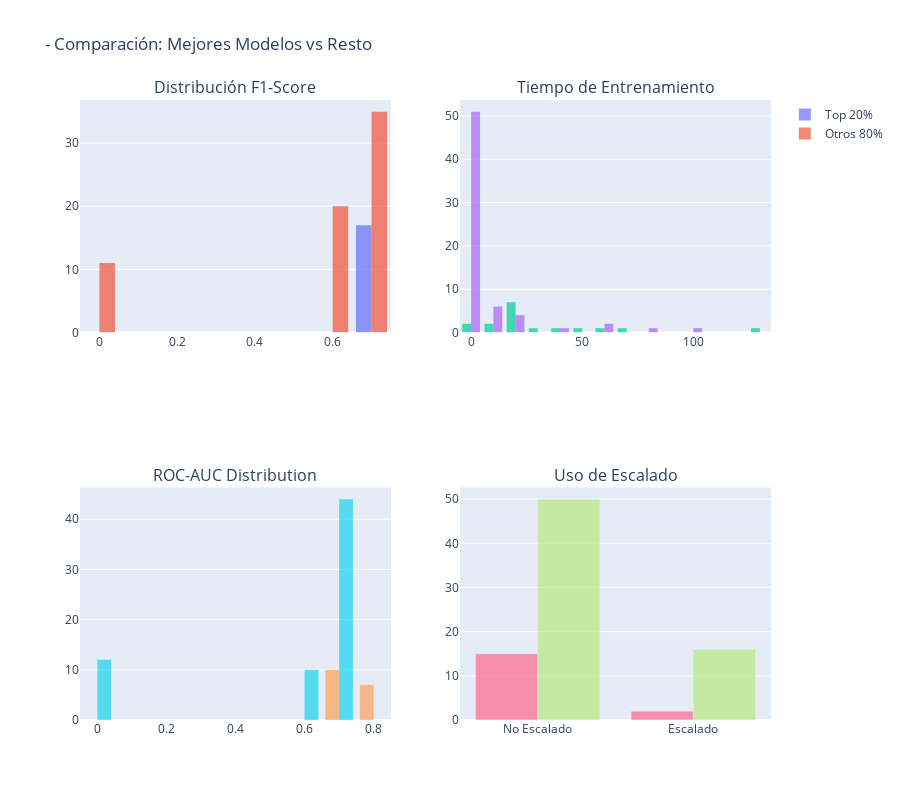

Notebook source saved alongside this figure:
### Markdown cell above
## Análisis de Patrones y Recomendaciones

Identifico patrones en los mejores modelos y genero recomendaciones.

### Code cell
# Análisis de patrones en mejores modelos
print("\nANÁLISIS DE PATRONES EN MEJORES MODELOS")
print("="*70)

# Top 20% de modelos
threshold_top = df_completo['F1_Score'].quantile(0.8)
mejores_modelos = df_completo[df_completo['F1_Score'] >= threshold_top]

print(f"Analizando top {len(mejores_modelos)} modelos (F1 >= {threshold_top:.4f})")

# Patrones por categoría
print("\n- Distribución de mejores modelos por categoría:")
distribucion_mejores = mejores_modelos['Categoria'].value_counts()
for categoria, count in distribucion_mejores.items():
    porcentaje = (count / len(mejores_modelos)) * 100
    print(f"   {categoria}: {count} modelos ({porcentaje:.1f}%)")

# Características comunes de mejores modelos
print("\n- Características comunes de mejores modelos:")
print(f"   Usan escalado: {mejores_modelos['Usar_Escalado'].mean()*100:.1f}%")
print(f"   Tiempo promedio: {mejores_modelos['Tiempo_Entrenamiento'].mean():.3f}s")
print(f"   ROC-AUC promedio: {mejores_modelos['ROC_AUC'].mean():.4f}")

# Comparar con modelos regulares
otros_modelos = df_completo[df_completo['F1_Score'] < threshold_top]
print(f"\n- Comparación con otros modelos:")
print(f"   Mejores - Tiempo promedio: {mejores_modelos['Tiempo_Entrenamiento'].mean():.3f}s")
print(f"   Otros - Tiempo promedio: {otros_modelos['Tiempo_Entrenamiento'].mean():.3f}s")
print(f"   Mejores - Usan escalado: {mejores_modelos['Usar_Escalado'].mean()*100:.1f}%")
print(f"   Otros - Usan escalado: {otros_modelos['Usar_Escalado'].mean()*100:.1f}%")

# Gráfica de comparación
fig_comparison = make_subplots(
    rows=2, cols=2,
    subplot_titles=[
        'Distribución F1-Score',
        'Tiempo de Entrenamiento', 
        'ROC-AUC Distribution',
        'Uso de Escalado'
    ]
)

# F1-Score distribution
fig_comparison.add_trace(
    go.Histogram(x=mejores_modelos['F1_Score'], name='Top 20%', opacity=0.7),
    row=1, col=1
)
fig_comparison.add_trace(
    go.Histogram(x=otros_modelos['F1_Score'], name='Otros 80%', opacity=0.7),
    row=1, col=1
)

# Tiempo distribution  
fig_comparison.add_trace(
    go.Histogram(x=mejores_modelos['Tiempo_Entrenamiento'], name='Top 20%', opacity=0.7, showlegend=False),
    row=1, col=2
)
fig_comparison.add_trace(
    go.Histogram(x=otros_modelos['Tiempo_Entrenamiento'], name='Otros 80%', opacity=0.7, showlegend=False),
    row=1, col=2
)

# ROC-AUC distribution
fig_comparison.add_trace(
    go.Histogram(x=mejores_modelos['ROC_AUC'], name='Top 20%', opacity=0.7, showlegend=False),
    row=2, col=1
)
fig_comparison.add_trace(
    go.Histogram(x=otros_modelos['ROC_AUC'], name='Otros 80%', opacity=0.7, showlegend=False),
    row=2, col=1
)

# Uso de escalado
escalado_mejores = mejores_modelos['Usar_Escalado'].value_counts()
escalado_otros = otros_modelos['Usar_Escalado'].value_counts()

fig_comparison.add_trace(
    go.Bar(x=['No Escalado', 'Escalado'], y=[escalado_mejores.get(False, 0), escalado_mejores.get(True, 0)], 
           name='Top 20%', opacity=0.7, showlegend=False),
    row=2, col=2
)
fig_comparison.add_trace(
    go.Bar(x=['No Escalado', 'Escalado'], y=[escalado_otros.get(False, 0), escalado_otros.get(True, 0)], 
           name='Otros 80%', opacity=0.7, showlegend=False),
    row=2, col=2
)

fig_comparison.update_layout(
    height=800,
    title_text='- Comparación: Mejores Modelos vs Resto'
)

fig_comparison.show()

### Figure 1 — Plotly figure (JSON) as saved in the notebook; plotly's stock layout.template omitted (floating-point values rounded to 4 significant figures)
{"data": [{"name": "Top 20%", "opacity": 0.7, "type": "histogram", "x": [0.6859, 0.6887, 0.6764, 0.6797, 0.6969, 0.6823, 0.6909, 0.6916, 0.6869, 0.6826, 0.7021, 0.6781, 0.6674, 0.6804, 0.6836, 0.6683, 0.6666], "xaxis": "x", "yaxis": "y"}, {"name": "Otros 80%", "opacity": 0.7, "type": "histogram", "x": [0.0, 0.0, 0.0, 0.0, 0.0, 0.0, 0.0, 0.0, 0.0, 0.0, 0.0, 0.6567, 0.6567, 0.6565, 0.6567, 0.6565, 0.6567, 0.6568, 0.657, 0.657, 0.6565, 0.6569, 0.6555, 0.6555, 0.6555, 0.6558, 0.6469, 0.6427, 0.6493, 0.6502, 0.6569, 0.564, 0.5712, 0.5658, 0.607, 0.5872, 0.5768, 0.6503, 0.6597, 0.6518, 0.6567, 0.6541, 0.656, 0.6582, 0.656, 0.6626, 0.6659, 0.6551, 0.6474, 0.6357, 0.6597, 0.6655, 0.6562, 0.6662, 0.6167, 0.6407, 0.6147, 0.6378, 0.6159, 0.6314, 0.6291, 0.6371, 0.6555, 0.656, 0.6662, 0.6331], "xaxis": "x", "yaxis": "y"}, {"name": "Top 20%", "opacity": 0.7, "showlegend": false, "type": "histogram", "x": [14.14, 12.18, 15.53, 18.96, 21.39, 22.39, 65.59, 47.33, 40.26, 129.8, 33.04, 17.27, 20.29, 21.04, 58.5, 3.908, 0.06136], "xaxis": "x2", "yaxis": "y2"}, {"name": "Otros 80%", "opacity": 0.7, "showlegend": false, "type": "histogram", "x": [1.457, 1.984, 1.352, 1.321, 1.572, 4.839, 8.605, 0.0, 0.0, 84.46, 4.404, 6.068, 5.777, 5.183, 60.41, 5.368, 3.052, 2.942, 2.839, 39.31, 102.9, 1.428, 0.4968, 0.1267, 0.1348, 1.659, 1.108, 1.591, 1.695, 1.723, 1.483, 0.4131, 0.2989, 0.3322, 0.3764, 0.3237, 0.6722, 18.01, 2.84, 17.63, 14.1, 3.735, 18.43, 2.354, 3.4, 4.297, 63.1, 0.02205, 0.04243, 0.0333, 3.466, 0.03727, 0.161, 0.08664, 0.1034, 0.02219, 0.02122, 1.914, 3.082, 2.337, 2.77, 0.08313, 1.172, 0.2972, 0.5324, 23.25], "xaxis": "x2", "yaxis": "y2"}, {"name": "Top 20%", "opacity": 0.7, "showlegend": false, "type": "histogram", "x": [0.7453, 0.7468, 0.7432, 0.7493, 0.7547, 0.7508, 0.757, 0.7537, 0.7528, 0.7441, 0.759, 0.7521, 0.7052, 0.7432, 0.7477, 0.7286, 0.7253], "xaxis": "x3", "yaxis": "y3"}, {"name": "Otros 80%", "opacity": 0.7, "showlegend": false, "type": "histogram", "x": [0.0, 0.0, 0.0, 0.0, 0.0, 0.0, 0.0, 0.0, 0.0, 0.0, 0.0, 0.6922, 0.6922, 0.6922, 0.6922, 0.6922, 0.6927, 0.6927, 0.6926, 0.6927, 0.6925, 0.6927, 0.6916, 0.6916, 0.6916, 0.6915, 0.6799, 0.6747, 0.6823, 0.6829, 0.6926, 0.5852, 0.5943, 0.5861, 0.5976, 0.6051, 0.5783, 0.0, 0.6824, 0.7109, 0.6926, 0.7133, 0.6495, 0.6972, 0.6884, 0.7093, 0.7187, 0.7015, 0.6873, 0.7192, 0.7179, 0.7304, 0.6537, 0.655, 0.6474, 0.658, 0.658, 0.6851, 0.6447, 0.686, 0.6761, 0.6485, 0.6916, 0.6909, 0.6739, 0.6762], "xaxis": "x3", "yaxis": "y3"}, {"name": "Top 20%", "opacity": 0.7, "showlegend": false, "type": "bar", "x": ["No Escalado", "Escalado"], "xaxis": "x4", "y": [15, 2], "yaxis": "y4"}, {"name": "Otros 80%", "opacity": 0.7, "showlegend": false, "type": "bar", "x": ["No Escalado", "Escalado"], "xaxis": "x4", "y": [50, 16], "yaxis": "y4"}], "layout": {"annotations": [{"font": {"size": 16}, "showarrow": false, "text": "Distribución F1-Score", "x": 0.225, "xanchor": "center", "xref": "paper", "y": 1, "yanchor": "bottom", "yref": "paper"}, {"font": {"size": 16}, "showarrow": false, "text": "Tiempo de Entrenamiento", "x": 0.775, "xanchor": "center", "xref": "paper", "y": 1, "yanchor": "bottom", "yref": "paper"}, {"font": {"size": 16}, "showarrow": false, "text": "ROC-AUC Distribution", "x": 0.225, "xanchor": "center", "xref": "paper", "y": 0.375, "yanchor": "bottom", "yref": "paper"}, {"font": {"size": 16}, "showarrow": false, "text": "Uso de Escalado", "x": 0.775, "xanchor": "center", "xref": "paper", "y": 0.375, "yanchor": "bottom", "yref": "paper"}], "height": 800, "title": {"text": "- Comparación: Mejores Modelos vs Resto"}, "xaxis": {"anchor": "y", "domain": [0, 0.45]}, "xaxis2": {"anchor": "y2", "domain": [0.55, 1]}, "xaxis3": {"anchor": "y3", "domain": [0, 0.45]}, "xaxis4": {"anchor": "y4", "domain": [0.55, 1]}, "yaxis": {"anchor": "x", "domain": [0.625, 1]}, "yaxis2": {"anchor": "x2", "domain": [0.625, 1]}, "yaxis3": {"anchor": "x3", "domain": [0, 0.375]}, "yaxis4": {"anchor": "x4", "domain": [0, 0.375]}}}
